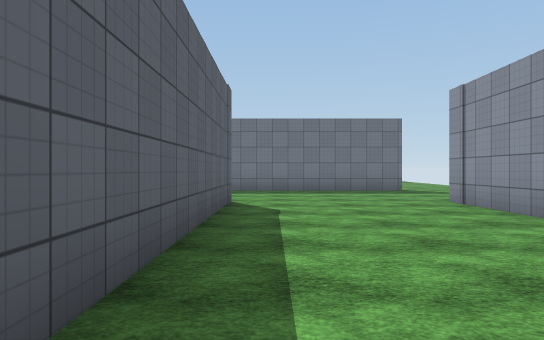
View 1 (above)

24 first-person views from a walk through a scene from a Unity 3-D project. The camera is 1.3 m above the floor, looks level and sees 70° across. The floor is counted in squares, 2 m on a side. Each view is taken from the middle of a square. On the plan, view 1 faces up. The plan holds only what a view shows up to about 11 squares ahead; the rest is blank. The place goes on beyond the plan. Surface patterns are stand-ins for the level's own textures.

View 2
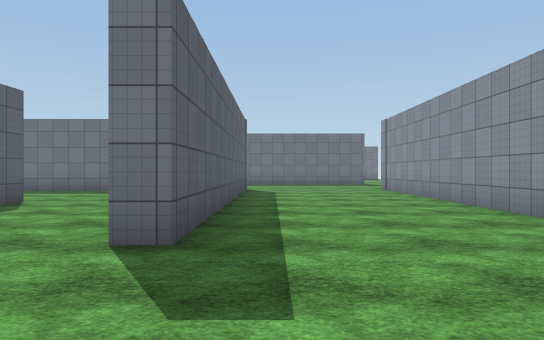

View 3
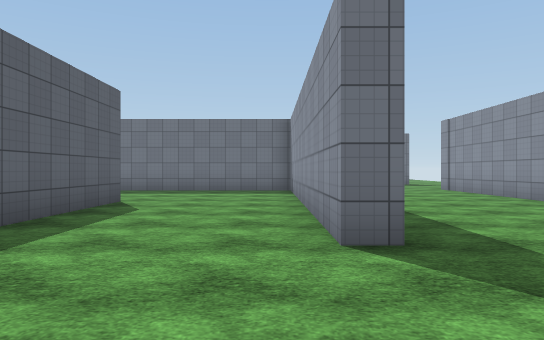

View 4
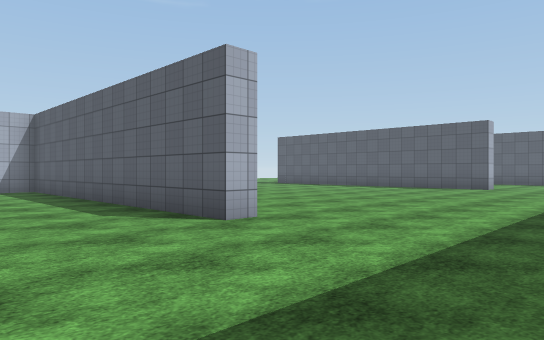

View 5
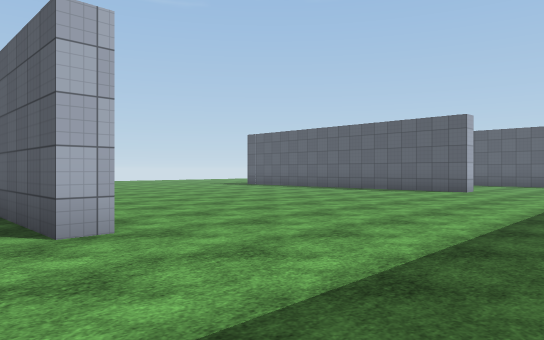

View 6
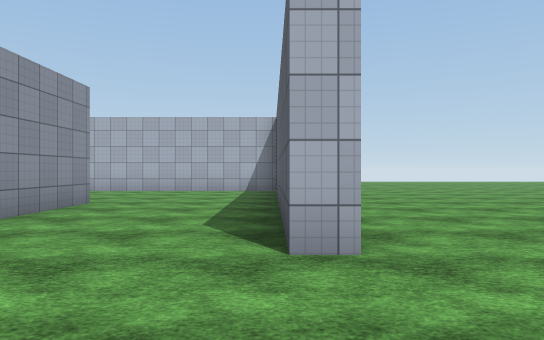

View 7
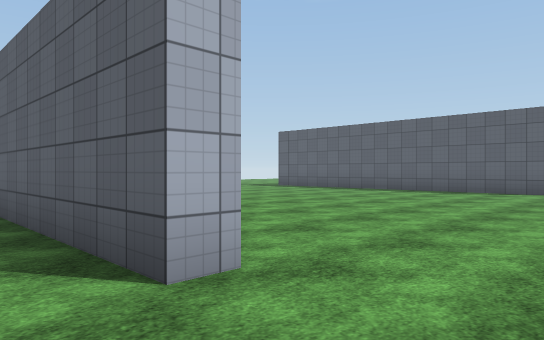

View 8
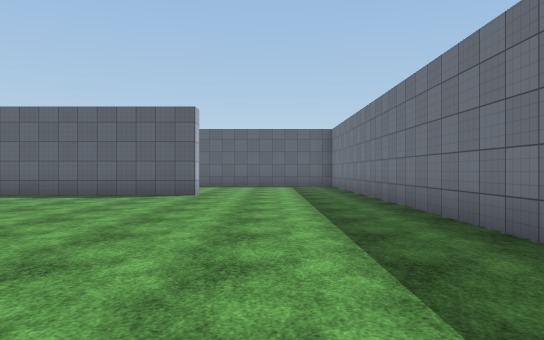

View 9
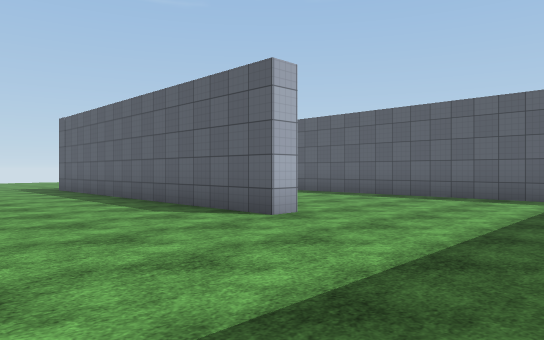

View 10
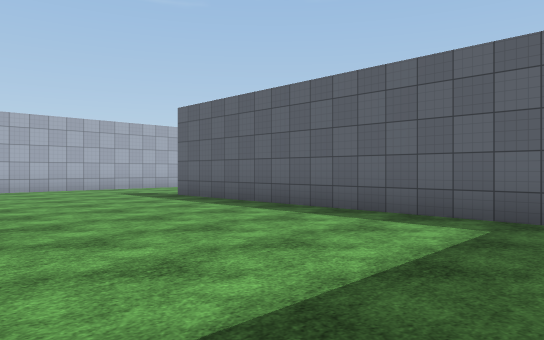

View 11
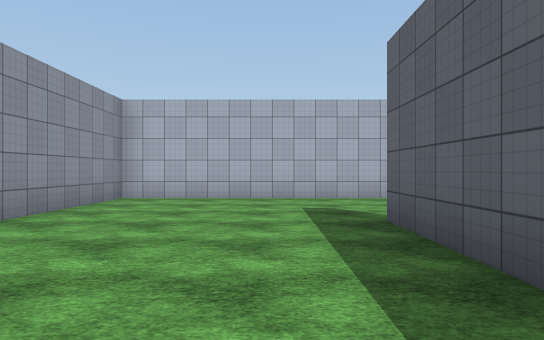

View 12
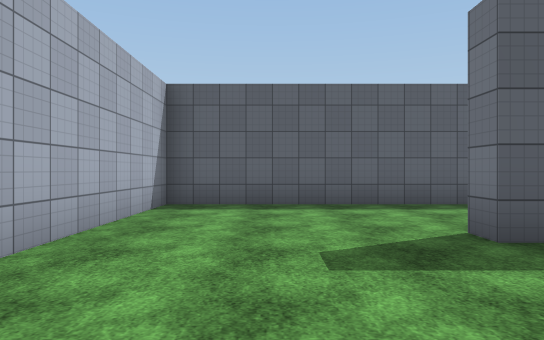

View 13
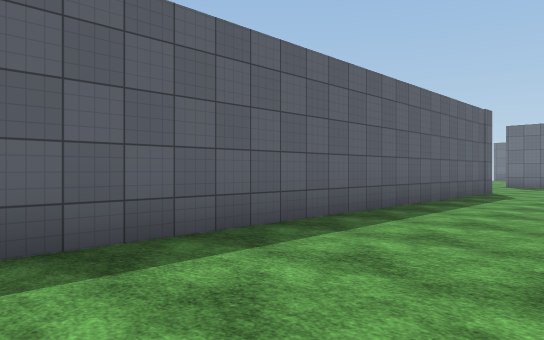

View 14
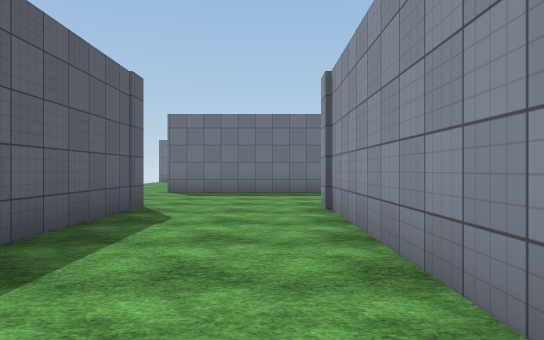

View 15
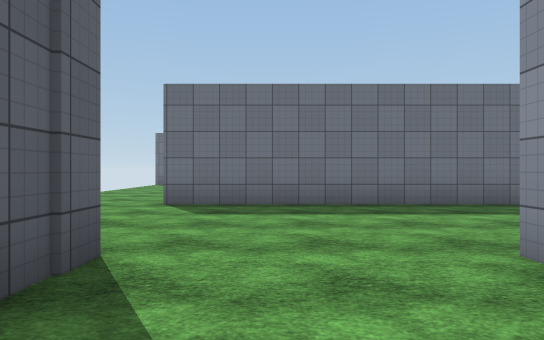

View 16
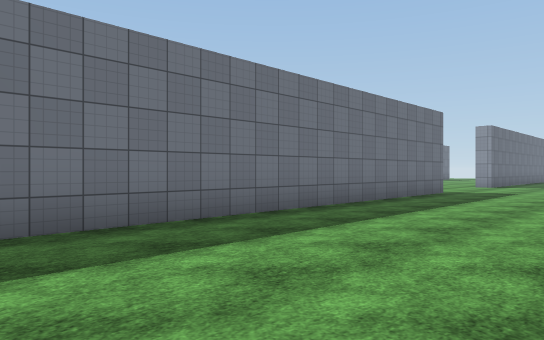

View 17
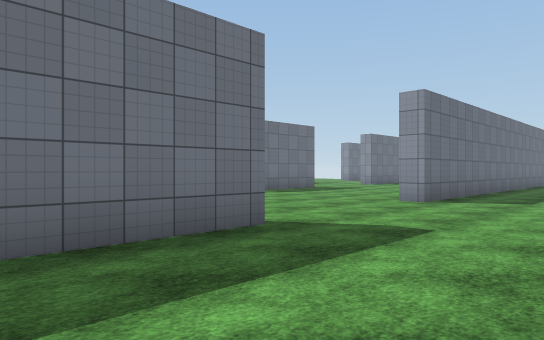

View 18
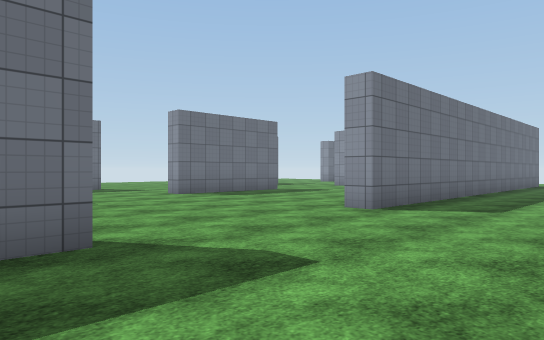

View 19
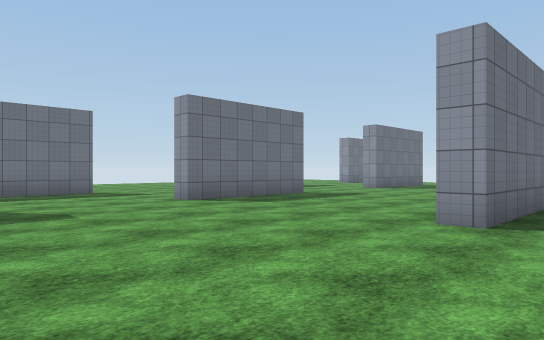

View 20
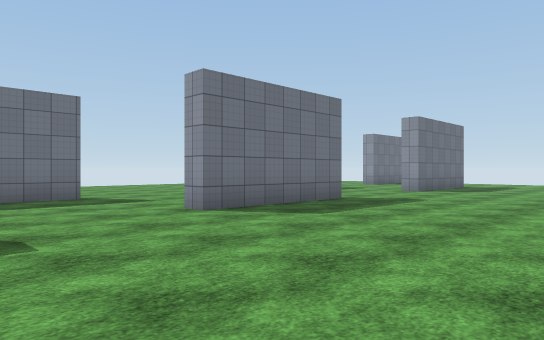

View 21
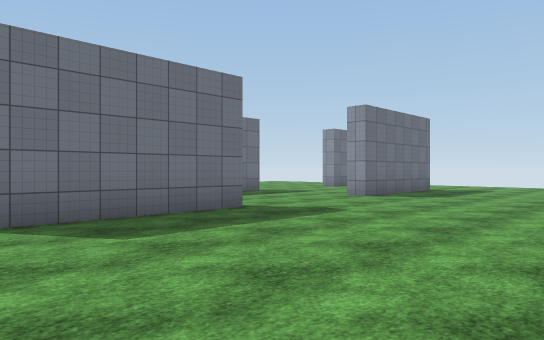

View 22
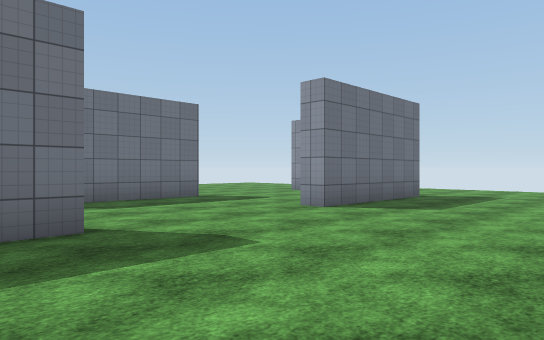

View 23
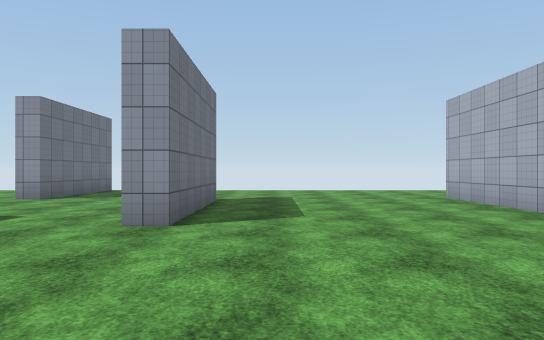

View 24
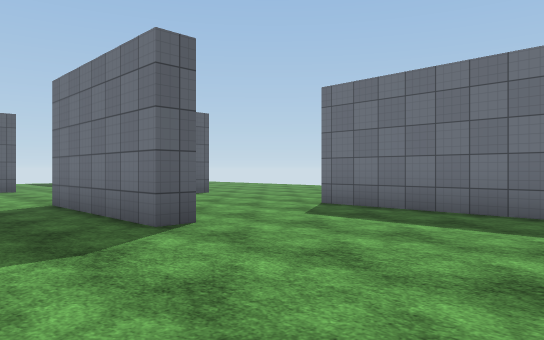

### Floor plan
Points are (right, up) in squares from view 1. A wall is a line through its corners. A room is listed if a view was taken in it or the views show most of it. See-through windows are left out.
Room 1 (views 1, 2, 3, 4, 5, 6, 7, 8, 9, 10, 11, 12, 13, 14, 15, 16, 17, 18, 19, 20, 21, 22, 23, 24)
walls: (-12.8, 12.4) (-26.1, 12.4); (-9.4, 7.4) (-17, 7.4); (-5.8, 3) (-5.1, 3) (-5.1, -5.5); (-12.1, 18.8) (-12.1, 18.2) (-15.9, 18.2); (-16.6, 3) (-16, 3) (-16, -4.6); (-1.8, 12.4) (-8.3, 12.4) (-8.3, 13); (-0.9, 8) (-0.9, -1.7) (-1.4, -1.7) (-1.4, 5.9); (-4.5, 18.2) (-8.3, 18.2) (-8.3, 18.7); (-21.5, 6.1) (-21.5, -2) (-22.1, -2); (0.7, 12.9) (4.2, 12.9); (-8.9, 22.1) (-12.8, 22.1); (-22, 2.4) (-22, 8); (-25.4, 8) (-25.4, -6) (-16.5, -6) (-16.5, -1.9); (-0.4, 22.1) (-3.3, 22.1); (3.4, 18.2) (-0.5, 18.2) (-0.5, 18.8); (3.7, 0.1) (3.7, 8); (6, 22.1) (3.7, 22.1) (3.7, 22.7)

Positions as (right, up) in squares from view 1, and headings:
1: (0, 0), facing up
2: (0, -5), facing up
3: (-2, -5), facing up
4: (-2, 7), facing down-left
5: (-4, 7), facing down-left
6: (-5, 6), facing down
7: (-4, 5), facing down-left
8: (-6, 5), facing left
9: (-12, 7), facing down-left
10: (-16, 7), facing down-left
11: (-20, 3), facing down
12: (-18, -4), facing left
13: (-22, -4), facing up-left
14: (-23, 1), facing up
15: (-24, 5), facing up
16: (-24, 8), facing up-right
17: (-16, 9), facing up-right
18: (-14, 9), facing up-right
19: (-13, 11), facing up-right
20: (-12, 13), facing up-right
21: (-9, 13), facing up-right
22: (-6, 14), facing up-right
23: (-5, 17), facing right
24: (-8, 16), facing up-left
